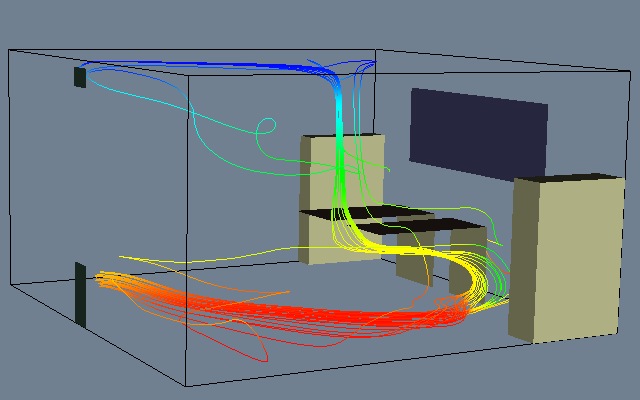

Recreate this plot in Python.
#!/usr/bin/env python

# Visualize office airflow using streamlines seeded near the inlet (offset).

import os
from pathlib import Path

# Factory overrides: importing these modules registers the OpenGL rendering
# and interaction style implementations for vtkRenderingCore factory classes.
import vtkmodules.vtkInteractionStyle  # noqa: F401
import vtkmodules.vtkRenderingOpenGL2  # noqa: F401

# VTK pipeline classes used in this example
from vtkmodules.vtkFiltersCore import vtkStructuredGridOutlineFilter
from vtkmodules.vtkFiltersFlowPaths import vtkStreamTracer
from vtkmodules.vtkFiltersGeometry import vtkStructuredGridGeometryFilter
from vtkmodules.vtkFiltersSources import vtkPointSource
from vtkmodules.vtkIOLegacy import vtkDataSetReader
from vtkmodules.vtkRenderingCore import (
    vtkActor,
    vtkCamera,
    vtkPolyDataMapper,
    vtkRenderWindow,
    vtkRenderWindowInteractor,
    vtkRenderer,
)

# Colors (normalized RGB)
slate_gray = (0.439, 0.502, 0.565)
table_top = (0.59, 0.427, 0.392)
filing_cabinet = (0.8, 0.8, 0.6)
book_shelf = (0.8, 0.8, 0.6)
window_color = (0.3, 0.3, 0.5)
lamp_black = (0.180, 0.282, 0.231)
black = (0.0, 0.0, 0.0)

# Data directory
data_dir = Path(os.environ.get("VPE_DATA_DIR", Path(__file__).parent))

# Reader: load office CFD structured grid
reader = vtkDataSetReader()
reader.SetFileName(str(data_dir / "office.binary.vtk"))

sg = reader.GetStructuredGridOutput()

# Furniture geometry: 19 surface pieces

furn_geom_0 = vtkStructuredGridGeometryFilter()
furn_geom_0.SetInputData(sg)
furn_geom_0.SetExtent(11, 15, 7, 9, 8, 8)

furn_mapper_0 = vtkPolyDataMapper()
furn_mapper_0.SetInputConnection(furn_geom_0.GetOutputPort())
furn_mapper_0.ScalarVisibilityOff()

furn_actor_0 = vtkActor()
furn_actor_0.SetMapper(furn_mapper_0)
furn_actor_0.GetProperty().SetColor(table_top)

furn_geom_1 = vtkStructuredGridGeometryFilter()
furn_geom_1.SetInputData(sg)
furn_geom_1.SetExtent(11, 15, 10, 12, 8, 8)

furn_mapper_1 = vtkPolyDataMapper()
furn_mapper_1.SetInputConnection(furn_geom_1.GetOutputPort())
furn_mapper_1.ScalarVisibilityOff()

furn_actor_1 = vtkActor()
furn_actor_1.SetMapper(furn_mapper_1)
furn_actor_1.GetProperty().SetColor(table_top)

furn_geom_2 = vtkStructuredGridGeometryFilter()
furn_geom_2.SetInputData(sg)
furn_geom_2.SetExtent(15, 15, 7, 9, 0, 8)

furn_mapper_2 = vtkPolyDataMapper()
furn_mapper_2.SetInputConnection(furn_geom_2.GetOutputPort())
furn_mapper_2.ScalarVisibilityOff()

furn_actor_2 = vtkActor()
furn_actor_2.SetMapper(furn_mapper_2)
furn_actor_2.GetProperty().SetColor(filing_cabinet)

furn_geom_3 = vtkStructuredGridGeometryFilter()
furn_geom_3.SetInputData(sg)
furn_geom_3.SetExtent(15, 15, 10, 12, 0, 8)

furn_mapper_3 = vtkPolyDataMapper()
furn_mapper_3.SetInputConnection(furn_geom_3.GetOutputPort())
furn_mapper_3.ScalarVisibilityOff()

furn_actor_3 = vtkActor()
furn_actor_3.SetMapper(furn_mapper_3)
furn_actor_3.GetProperty().SetColor(filing_cabinet)

furn_geom_4 = vtkStructuredGridGeometryFilter()
furn_geom_4.SetInputData(sg)
furn_geom_4.SetExtent(13, 13, 0, 4, 0, 11)

furn_mapper_4 = vtkPolyDataMapper()
furn_mapper_4.SetInputConnection(furn_geom_4.GetOutputPort())
furn_mapper_4.ScalarVisibilityOff()

furn_actor_4 = vtkActor()
furn_actor_4.SetMapper(furn_mapper_4)
furn_actor_4.GetProperty().SetColor(book_shelf)

furn_geom_5 = vtkStructuredGridGeometryFilter()
furn_geom_5.SetInputData(sg)
furn_geom_5.SetExtent(20, 20, 0, 4, 0, 11)

furn_mapper_5 = vtkPolyDataMapper()
furn_mapper_5.SetInputConnection(furn_geom_5.GetOutputPort())
furn_mapper_5.ScalarVisibilityOff()

furn_actor_5 = vtkActor()
furn_actor_5.SetMapper(furn_mapper_5)
furn_actor_5.GetProperty().SetColor(book_shelf)

furn_geom_6 = vtkStructuredGridGeometryFilter()
furn_geom_6.SetInputData(sg)
furn_geom_6.SetExtent(13, 20, 0, 0, 0, 11)

furn_mapper_6 = vtkPolyDataMapper()
furn_mapper_6.SetInputConnection(furn_geom_6.GetOutputPort())
furn_mapper_6.ScalarVisibilityOff()

furn_actor_6 = vtkActor()
furn_actor_6.SetMapper(furn_mapper_6)
furn_actor_6.GetProperty().SetColor(book_shelf)

furn_geom_7 = vtkStructuredGridGeometryFilter()
furn_geom_7.SetInputData(sg)
furn_geom_7.SetExtent(13, 20, 4, 4, 0, 11)

furn_mapper_7 = vtkPolyDataMapper()
furn_mapper_7.SetInputConnection(furn_geom_7.GetOutputPort())
furn_mapper_7.ScalarVisibilityOff()

furn_actor_7 = vtkActor()
furn_actor_7.SetMapper(furn_mapper_7)
furn_actor_7.GetProperty().SetColor(book_shelf)

furn_geom_8 = vtkStructuredGridGeometryFilter()
furn_geom_8.SetInputData(sg)
furn_geom_8.SetExtent(13, 20, 0, 4, 0, 0)

furn_mapper_8 = vtkPolyDataMapper()
furn_mapper_8.SetInputConnection(furn_geom_8.GetOutputPort())
furn_mapper_8.ScalarVisibilityOff()

furn_actor_8 = vtkActor()
furn_actor_8.SetMapper(furn_mapper_8)
furn_actor_8.GetProperty().SetColor(book_shelf)

furn_geom_9 = vtkStructuredGridGeometryFilter()
furn_geom_9.SetInputData(sg)
furn_geom_9.SetExtent(13, 20, 0, 4, 11, 11)

furn_mapper_9 = vtkPolyDataMapper()
furn_mapper_9.SetInputConnection(furn_geom_9.GetOutputPort())
furn_mapper_9.ScalarVisibilityOff()

furn_actor_9 = vtkActor()
furn_actor_9.SetMapper(furn_mapper_9)
furn_actor_9.GetProperty().SetColor(book_shelf)

furn_geom_10 = vtkStructuredGridGeometryFilter()
furn_geom_10.SetInputData(sg)
furn_geom_10.SetExtent(13, 13, 15, 19, 0, 11)

furn_mapper_10 = vtkPolyDataMapper()
furn_mapper_10.SetInputConnection(furn_geom_10.GetOutputPort())
furn_mapper_10.ScalarVisibilityOff()

furn_actor_10 = vtkActor()
furn_actor_10.SetMapper(furn_mapper_10)
furn_actor_10.GetProperty().SetColor(book_shelf)

furn_geom_11 = vtkStructuredGridGeometryFilter()
furn_geom_11.SetInputData(sg)
furn_geom_11.SetExtent(20, 20, 15, 19, 0, 11)

furn_mapper_11 = vtkPolyDataMapper()
furn_mapper_11.SetInputConnection(furn_geom_11.GetOutputPort())
furn_mapper_11.ScalarVisibilityOff()

furn_actor_11 = vtkActor()
furn_actor_11.SetMapper(furn_mapper_11)
furn_actor_11.GetProperty().SetColor(book_shelf)

furn_geom_12 = vtkStructuredGridGeometryFilter()
furn_geom_12.SetInputData(sg)
furn_geom_12.SetExtent(13, 20, 15, 15, 0, 11)

furn_mapper_12 = vtkPolyDataMapper()
furn_mapper_12.SetInputConnection(furn_geom_12.GetOutputPort())
furn_mapper_12.ScalarVisibilityOff()

furn_actor_12 = vtkActor()
furn_actor_12.SetMapper(furn_mapper_12)
furn_actor_12.GetProperty().SetColor(book_shelf)

furn_geom_13 = vtkStructuredGridGeometryFilter()
furn_geom_13.SetInputData(sg)
furn_geom_13.SetExtent(13, 20, 19, 19, 0, 11)

furn_mapper_13 = vtkPolyDataMapper()
furn_mapper_13.SetInputConnection(furn_geom_13.GetOutputPort())
furn_mapper_13.ScalarVisibilityOff()

furn_actor_13 = vtkActor()
furn_actor_13.SetMapper(furn_mapper_13)
furn_actor_13.GetProperty().SetColor(book_shelf)

furn_geom_14 = vtkStructuredGridGeometryFilter()
furn_geom_14.SetInputData(sg)
furn_geom_14.SetExtent(13, 20, 15, 19, 0, 0)

furn_mapper_14 = vtkPolyDataMapper()
furn_mapper_14.SetInputConnection(furn_geom_14.GetOutputPort())
furn_mapper_14.ScalarVisibilityOff()

furn_actor_14 = vtkActor()
furn_actor_14.SetMapper(furn_mapper_14)
furn_actor_14.GetProperty().SetColor(book_shelf)

furn_geom_15 = vtkStructuredGridGeometryFilter()
furn_geom_15.SetInputData(sg)
furn_geom_15.SetExtent(13, 20, 15, 19, 11, 11)

furn_mapper_15 = vtkPolyDataMapper()
furn_mapper_15.SetInputConnection(furn_geom_15.GetOutputPort())
furn_mapper_15.ScalarVisibilityOff()

furn_actor_15 = vtkActor()
furn_actor_15.SetMapper(furn_mapper_15)
furn_actor_15.GetProperty().SetColor(book_shelf)

furn_geom_16 = vtkStructuredGridGeometryFilter()
furn_geom_16.SetInputData(sg)
furn_geom_16.SetExtent(20, 20, 6, 13, 10, 13)

furn_mapper_16 = vtkPolyDataMapper()
furn_mapper_16.SetInputConnection(furn_geom_16.GetOutputPort())
furn_mapper_16.ScalarVisibilityOff()

furn_actor_16 = vtkActor()
furn_actor_16.SetMapper(furn_mapper_16)
furn_actor_16.GetProperty().SetColor(window_color)

furn_geom_17 = vtkStructuredGridGeometryFilter()
furn_geom_17.SetInputData(sg)
furn_geom_17.SetExtent(0, 0, 9, 10, 14, 16)

furn_mapper_17 = vtkPolyDataMapper()
furn_mapper_17.SetInputConnection(furn_geom_17.GetOutputPort())
furn_mapper_17.ScalarVisibilityOff()

furn_actor_17 = vtkActor()
furn_actor_17.SetMapper(furn_mapper_17)
furn_actor_17.GetProperty().SetColor(lamp_black)

furn_geom_18 = vtkStructuredGridGeometryFilter()
furn_geom_18.SetInputData(sg)
furn_geom_18.SetExtent(0, 0, 9, 10, 0, 6)

furn_mapper_18 = vtkPolyDataMapper()
furn_mapper_18.SetInputConnection(furn_geom_18.GetOutputPort())
furn_mapper_18.ScalarVisibilityOff()

furn_actor_18 = vtkActor()
furn_actor_18.SetMapper(furn_mapper_18)
furn_actor_18.GetProperty().SetColor(lamp_black)

# Filter: outline around the data
outline = vtkStructuredGridOutlineFilter()
outline.SetInputData(sg)

outline_mapper = vtkPolyDataMapper()
outline_mapper.SetInputConnection(outline.GetOutputPort())

outline_actor = vtkActor()
outline_actor.SetMapper(outline_mapper)
outline_actor.GetProperty().SetColor(black)

# Source: seed points for streamlines near the inlet, offset (center 1)
seeds = vtkPointSource()
seeds.SetRadius(0.075)
seeds.SetCenter(0.1, 2.1, 0.5)
seeds.SetNumberOfPoints(25)

# Filter: trace streamlines through the flow field
streamers = vtkStreamTracer()
streamers.SetInputConnection(reader.GetOutputPort())
streamers.SetSourceConnection(seeds.GetOutputPort())
streamers.SetMaximumPropagation(500)
streamers.SetMinimumIntegrationStep(0.1)
streamers.SetMaximumIntegrationStep(1.0)
streamers.SetInitialIntegrationStep(0.2)
streamers.SetIntegratorType(2)
streamers.Update()

# Mapper: color streamlines by scalar
stream_mapper = vtkPolyDataMapper()
stream_mapper.SetInputConnection(streamers.GetOutputPort())
stream_mapper.SetScalarRange(reader.GetOutput().GetPointData().GetScalars().GetRange())

stream_actor = vtkActor()
stream_actor.SetMapper(stream_mapper)

# Renderer: assemble the scene
renderer = vtkRenderer()
renderer.AddActor(furn_actor_0)
renderer.AddActor(furn_actor_1)
renderer.AddActor(furn_actor_2)
renderer.AddActor(furn_actor_3)
renderer.AddActor(furn_actor_4)
renderer.AddActor(furn_actor_5)
renderer.AddActor(furn_actor_6)
renderer.AddActor(furn_actor_7)
renderer.AddActor(furn_actor_8)
renderer.AddActor(furn_actor_9)
renderer.AddActor(furn_actor_10)
renderer.AddActor(furn_actor_11)
renderer.AddActor(furn_actor_12)
renderer.AddActor(furn_actor_13)
renderer.AddActor(furn_actor_14)
renderer.AddActor(furn_actor_15)
renderer.AddActor(furn_actor_16)
renderer.AddActor(furn_actor_17)
renderer.AddActor(furn_actor_18)
renderer.AddActor(outline_actor)
renderer.AddActor(stream_actor)
renderer.SetBackground(slate_gray)

# Window: display the rendered scene
render_window = vtkRenderWindow()
render_window.AddRenderer(renderer)
render_window.SetWindowName("office stream tubes")
render_window.SetMultiSamples(0)
render_window.SetSize(640, 400)

# Scene: configure camera
camera = vtkCamera()
camera.SetClippingRange(0.726079, 36.3039)
camera.SetFocalPoint(2.43584, 2.15046, 1.11104)
camera.SetPosition(-4.76183, -10.4426, 3.17203)
camera.ComputeViewPlaneNormal()
camera.SetViewUp(0.0511273, 0.132773, 0.989827)
camera.SetViewAngle(18.604)
camera.Zoom(1.2)
renderer.SetActiveCamera(camera)

# Interactor: handle mouse and keyboard events
render_window_interactor = vtkRenderWindowInteractor()
render_window_interactor.SetRenderWindow(render_window)

# Launch the interactive visualization
render_window_interactor.Initialize()
render_window_interactor.Start()
